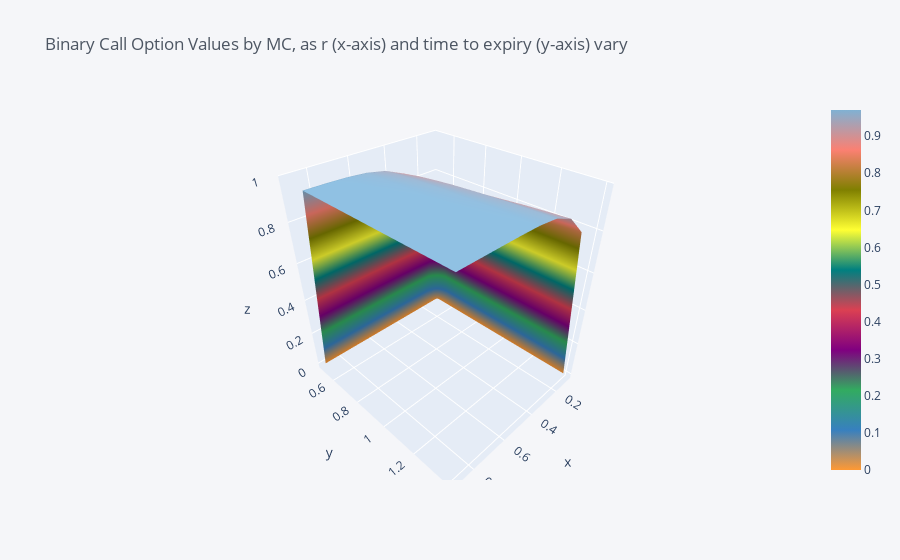

Notebook code cell kept with this figure:
### Code cell
grid.iplot(kind='surface', title='Binary Call Option Values by MC, as r (x-axis) and time to expiry (y-axis) vary')

### Figure 1 — Plotly figure (JSON) as saved in the notebook; plotly's stock layout.template omitted (floating-point values rounded to 4 significant figures)
{"data": [{"colorscale": [[0, "rgb(255, 153, 51)"], [0.1111, "rgb(55, 128, 191)"], [0.2222, "rgb(50, 171, 96)"], [0.3333, "rgb(128, 0, 128)"], [0.4444, "rgb(219, 64, 82)"], [0.5556, "rgb(0, 128, 128)"], [0.6667, "rgb(255, 255, 51)"], [0.7778, "rgb(128, 128, 0)"], [0.8889, "rgb(251, 128, 114)"], [1, "rgb(128, 177, 211)"]], "type": "surface", "x": [0.1, 0.2, 0.3, 0.4, 0.5, 0.6, 0.7, 0.8, 0.9], "y": [0.5, 0.6, 0.7, 0.8, 0.9, 1, 1.1, 1.2, 1.3, 1.4], "z": [[0, 0, 0, 0, 0, 0, 0, 0, 0], [0, 0.7336, 0.835, 0.9012, 0.94, 0.9586, 0.9664, 0.9692, 0.9701], [0, 0.7503, 0.8523, 0.9161, 0.9488, 0.9631, 0.9682, 0.9699, 0.9703], [0, 0.765, 0.868, 0.9269, 0.9552, 0.9659, 0.9693, 0.9702, 0.9704], [0, 0.7786, 0.8804, 0.936, 0.9595, 0.9676, 0.9698, 0.9703, 0.9704], [0, 0.7908, 0.8915, 0.9428, 0.9625, 0.9686, 0.9701, 0.9704, 0.9704], [0, 0.8019, 0.9007, 0.9481, 0.9648, 0.9693, 0.9702, 0.9704, 0.9704], [0, 0.8122, 0.9095, 0.9526, 0.9664, 0.9696, 0.9703, 0.9704, 0.9704], [0, 0.8222, 0.9169, 0.9561, 0.9674, 0.9699, 0.9704, 0.9704, 0.9704], [0, 0.8311, 0.923, 0.9586, 0.9682, 0.9701, 0.9704, 0.9704, 0.9704]]}], "layout": {"autosize": true, "legend": {"bgcolor": "#F5F6F9", "font": {"color": "#4D5663"}}, "paper_bgcolor": "#F5F6F9", "plot_bgcolor": "#F5F6F9", "scene": {"aspectmode": "auto", "aspectratio": {"x": 0.9015, "y": 1.014, "z": 1.094}}, "title": {"font": {"color": "#4D5663"}, "text": "Binary Call Option Values by MC, as r (x-axis) and time to expiry (y-axis) vary"}, "xaxis": {"gridcolor": "#E1E5ED", "showgrid": true, "tickfont": {"color": "#4D5663"}, "title": {"font": {"color": "#4D5663"}, "text": ""}, "zerolinecolor": "#E1E5ED"}, "yaxis": {"gridcolor": "#E1E5ED", "showgrid": true, "tickfont": {"color": "#4D5663"}, "title": {"font": {"color": "#4D5663"}, "text": ""}, "zerolinecolor": "#E1E5ED"}}}
